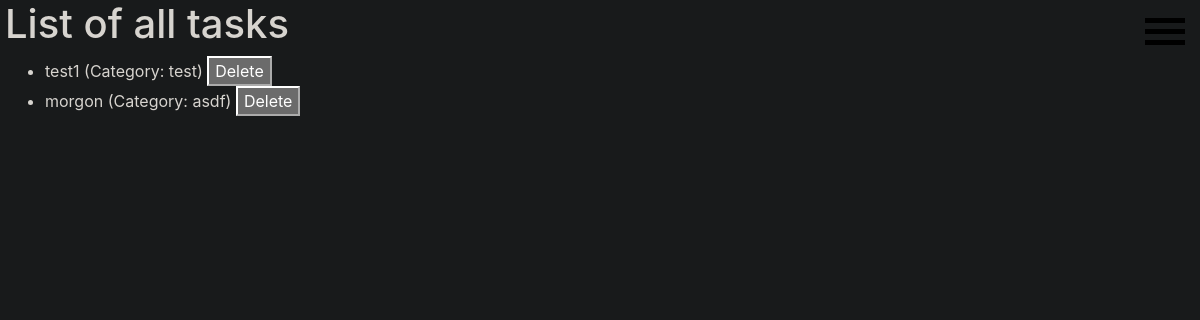
Page /get_tasks on the earlier database version.
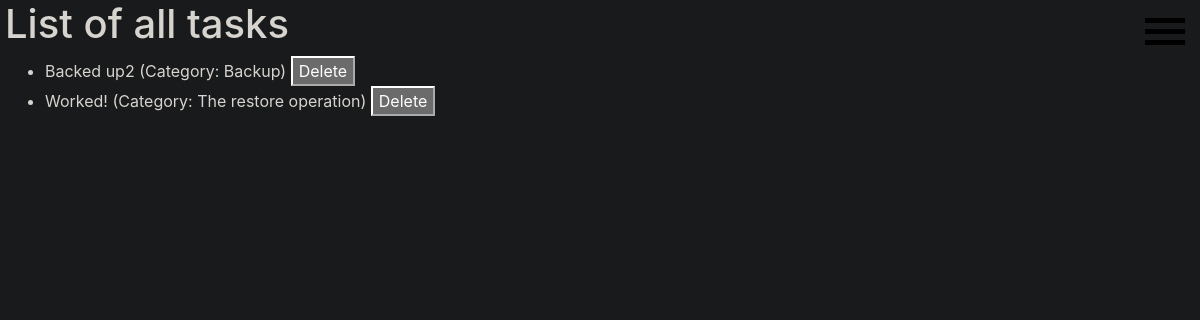
Same page on the later database version.
### adhdo.py (models this page shows, shortened)
class Task(db.Model):
    id = db.Column(db.Integer, primary_key=True)  # Primary key
    title = db.Column(db.String(50), nullable=False) # Task title
    completed = db.Column(db.Boolean, default=False) # Completion status
    sort_order = db.Column(db.Integer, nullable=False, default=0) # Sort order
    category_id = db.Column(db.Integer, db.ForeignKey('category.id'), nullable=True) # Foreign key to category

class Category(db.Model):
    id = db.Column(db.Integer, primary_key=True)  # Primary key
    name = db.Column(db.String(50), nullable=False) # Category name
    tasks = db.relationship('Task', backref='category', lazy=True) # Relationship to tasks
    is_visible = db.Column(db.Boolean, default=True) # Visibility toggle
    sort_order = db.Column(db.Integer, nullable=False, default=0) # Sort order

### adhdo.py (the view)
@app.route('/get_tasks', methods=['GET'])
def get_tasks():
    tasks = db.session.query(Task).all()
    return render_template('tasks.html', tasks=tasks)

### templates/tasks.html (shortened to what this page needs)
{% extends "base.html" %}
{% block content %}
<h1>List of all tasks</h1>
	<ul>
		{% for task in tasks %}
		<li>
			{{ task.title }} (Category: {{ task.category.name if task.category else 'None' }})
			<form action="/delete_task/{{ task.id }}" method="post" style="display:inline;">
				<button type="submit">Delete</button>
			</form>
		</li>
		{% endfor %}
	</ul>
{% endblock %}

Differences in the rows shown:
removed Task: title "test1", category "test"
changed Task: title "morgon" → "Backed up2"; category "asdf" → "Backup"
added Task: title "Worked!", category "The restore operation"
